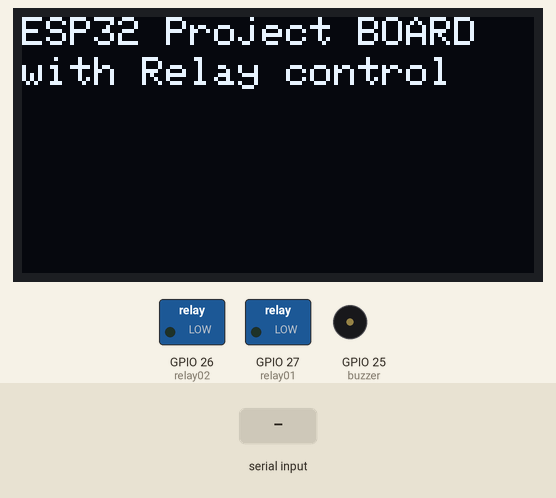
Simulated run of this sketch. Board: ESP32. On the bench: 128×64 one-colour display, switched loads named in the sketch (green lamp = pin HIGH), buzzer (waves = sounding, pin HIGH). The test bench sets the inputs (shaded band). Nothing arrives over Bluetooth unless stated; what the sketch prints to the serial monitor is not drawn.

Above: at 3.7 s.
3.8 s: "B" received over Serial
At 5.4 s:
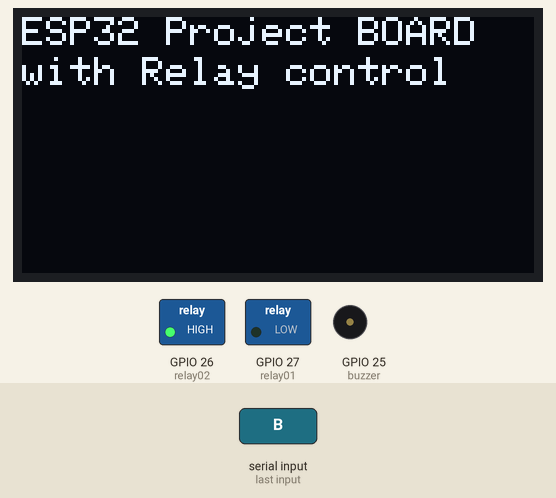
8.3 s: "B" received over the second serial link
At 11.2 s:
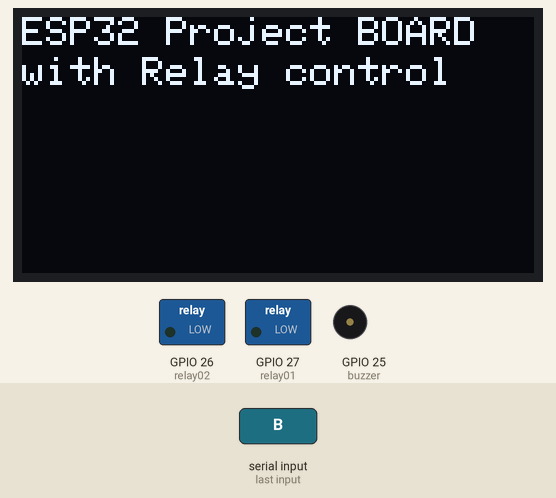
Timing chart, 0 to 12.7 s (numbered marks = the images above; inputs shaded):
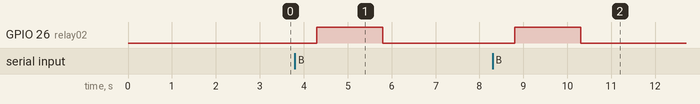

The sketch:

streamerDrop.ino
```cpp
#include <Wire.h>
#include <SPI.h>
#include <OneWire.h>
#include <DallasTemperature.h>
#include <Adafruit_GFX.h>
#include <Adafruit_SSD1306.h>
#include "BluetoothSerial.h"

#define SCREEN_WIDTH 128 // OLED display width, in pixels
#define SCREEN_HEIGHT 64 // OLED display height, in pixels
//---Actuator and Relay  pin connection---
#define relay01 27
#define relay02 26
#define buzzer 25
#define ds18b20_PIN  15
//---Analog Sensor  pin connection---
#define sensor1 34
#define sensor2 36

const char* nama_bluetooth = "gmKKSJ";
BluetoothSerial my_bluetooth;

// Declaration for an SSD1306 display connected to I2C (SDA, SCL pins)
Adafruit_SSD1306 display(SCREEN_WIDTH, SCREEN_HEIGHT, &Wire, -1);

OneWire oneWire(ds18b20_PIN);
DallasTemperature DS18B20(&oneWire);

float tempC; // temperature in Celsius
float tempF; // temperature in Fahrenheit
int dataSensor1;
int dataSensor2;

void setup() {
  pinMode(relay01,OUTPUT);
  pinMode(relay02,OUTPUT);
  pinMode(buzzer,OUTPUT);

  Serial.begin(115200); // initialize serial

  if(!display.begin(SSD1306_SWITCHCAPVCC, 0x3C)) { // Address 0x3D for 128x64
    Serial.println(F("SSD1306 allocation failed"));
    for(;;);  }

  display.clearDisplay();
  display.setTextSize(1);
  display.setTextColor(WHITE);
  display.setCursor(0,0);
  display.println("ESP32 Project BOARD");
  display.setCursor(0,10);
  display.println("with Relay control");
  display.display();
  delay(500);

  //-- istihar fungsi komunikasi Bluetooth.
  my_bluetooth.begin(nama_bluetooth);

  DS18B20.begin();    // initialize the DS18B20 sensor
  delay(2000);

}

void loop() {

if(my_bluetooth.available()> 0){
    char datBth  = my_bluetooth.read();
    Serial.println(datBth);

  if (datBth == 'B')  {

    delay(500);
    digitalWrite(relay02,HIGH);
    Serial.println(" Belon di lepaskan");
    delay(1500);
    Serial.println(" solenoid off ");
    digitalWrite(relay02,LOW);

  }

  else {
    digitalWrite(relay02,LOW);
  }

}

if(Serial.available()> 0){
    char dataKibod = Serial.read();
    Serial.println(dataKibod);

  if (dataKibod == 'B')  {

    delay(500);
    digitalWrite(relay02,HIGH);
    Serial.println(" Belon di lepaskan");
    delay(1500);
    Serial.println(" solenoid off ");
    digitalWrite(relay02,LOW);

  }

  else {
    digitalWrite(relay02,LOW);
  }


  }
}
```

Measured:
- after the input at 3.8 s, GPIO 26 (relay02): LOW → HIGH after 0.50 s, → LOW 1.5 s later
- after the input at 8.3 s, GPIO 26 (relay02): LOW → HIGH after 0.50 s, → LOW 1.5 s later
